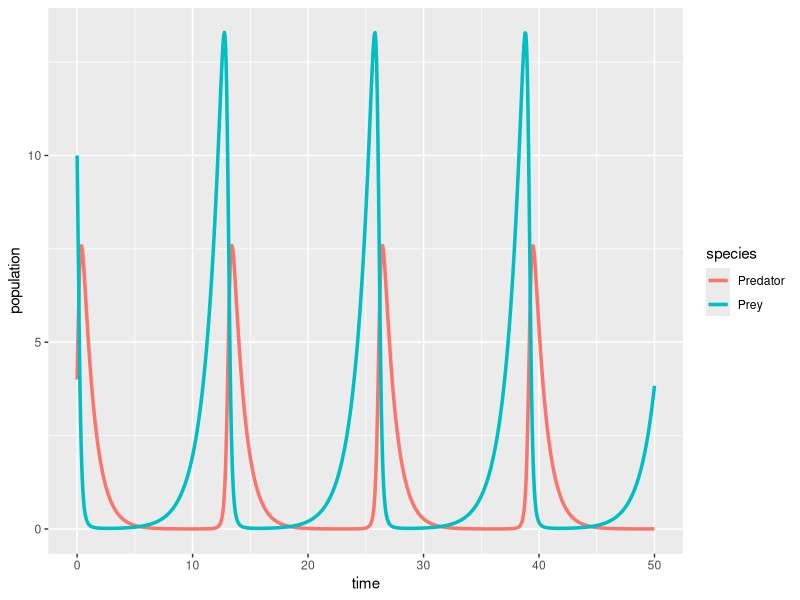

This figure's R source:
## ---- chunk 1
#| message: false
#| warning: false
# load libraries ----
library(tidyverse)
library(deSolve)
library(kableExtra)
## ---- chunk 2
# Create a sequence of times (days) ----
time <- seq(from = 0, to = 50, by = 0.05)

# Set some parameter values (these can change - keep it in mind) ----
parameters <- c(r = .75, alpha = 0.8, beta = 0.5, q = 1)

# Set the initial condition (prey and predator populations at t = 0) ----
# Recall: V = prey, P = predator
init_cond <- c(V = 10, P = 4)

# Prepare the series of differential equations as a function ----
lv_equations <- function(time, init_cond, parameters) {
  with(as.list(c(init_cond, parameters)), {
    dVdt = r * V - alpha * V * P
    dPdt = beta * V * P - q * P
    return(list(c(dVdt, dPdt)))
  })
}

# Find the approximate the solution using `deSolve::ode()` ----
approx_lv <- ode(y = init_cond, times = time, func = lv_equations, parms = parameters)

# Check the class ----
class(approx_lv)

# We really want this to be a data frame, AND we want both prey (V) and predator (P) to be in the same column -- we'll learn why in EDS 221 (tidy data) ----
approx_lk_df <- data.frame(approx_lv) |> 
  pivot_longer(cols = c(V, P), names_to = "species", values_to = "population")

# Plot it ----
ggplot(data = approx_lk_df, aes(x = time, y = population)) +
  geom_line(aes(color = species), linewidth = 1.2) +
  scale_color_discrete(labels = c("Predator", "Prey"))
